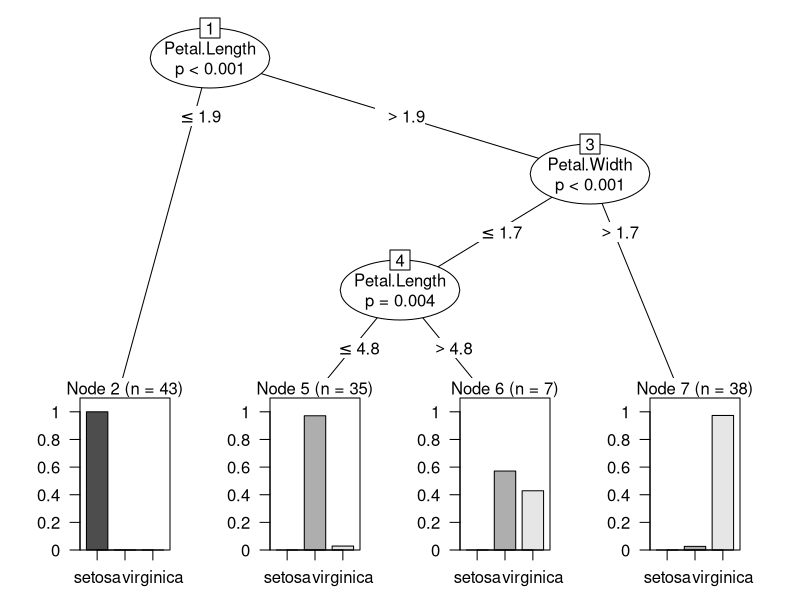

Write the R code that produced this figure.
library(rpart)
library(party)
library(pROC)
set.seed(1234)
myFormula <- Species ~ Sepal.Length + Sepal.Width + Petal.Length + Petal.Width

#rpart

ind <- sample(150,150)
accuracy<-vector()

#Perform 10 fold cross validation
for(i in 1:10){
  #idt <- ind[10*(i-1)+1:10*i]
  ii <- 15*(i-1)+1
  is <- 15*i
  idt <- ind[ii : is]
  dtrain <- iris[-idt,]
  dtest <- iris[idt,]
  fit <- rpart(myFormula, dtrain)
  # summary(fit)
  # plot(fit, compress=TRUE)
  # text(fit, use.n=TRUE)  
  testPred <- predict(fit, newdata = dtest, type="class")
  matrizconfusion<-table(testPred, dtest$Species)
  accuracy[i]<-sum(diag(matrizconfusion))/sum(matrizconfusion)
  
}
cat("mean rpart: ",mean (accuracy))
cat("min rpart: ",min (accuracy))
cat("max rpart: ",max (accuracy))




#party
ind <- sample(2, nrow(iris), replace=TRUE, prob=c(0.8, 0.2))
dtrain <- iris[ind==1,]
dtest <- iris[ind==2,]
fit2 <- ctree(myFormula, dtrain)
summary(fit2)
plot(fit2, compress=TRUE)

testPred <- predict(fit2, newdata = dtest)
matrizconfusion<-table(testPred, dtest$Species)
accuracy<-sum(diag(matrizconfusion))/sum(matrizconfusion)
cat("Rpart: ",accuracy)
